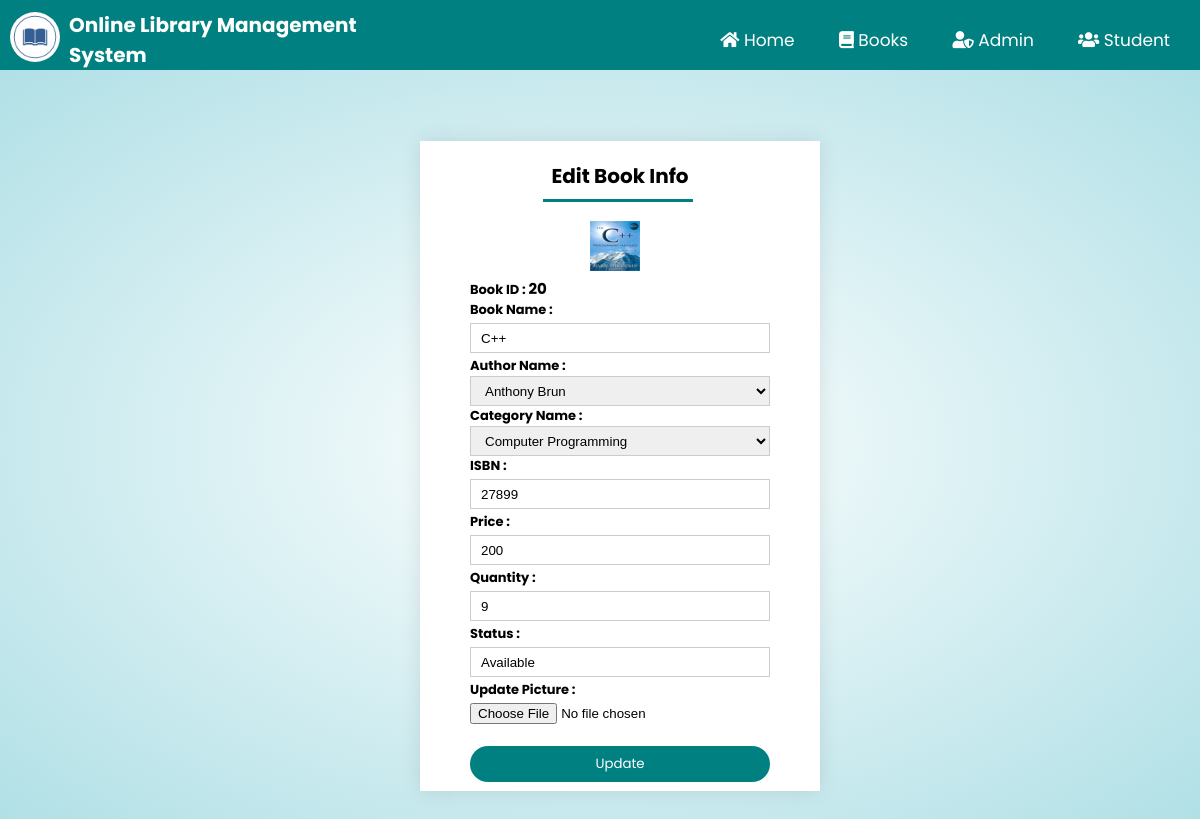
Screenshot of /edit_book.php?ed=20 with the database file from the repository.
### tables this page shows
CREATE TABLE `books` (
  `bookid` int(100) NOT NULL,
  `bookpic` varchar(500) NOT NULL,
  `bookname` varchar(100) NOT NULL,
  `authorid` int(100) NOT NULL,
  `categoryid` int(100) NOT NULL,
  `ISBN` varchar(100) NOT NULL,
  `price` int(100) NOT NULL,
  `quantity` int(100) NOT NULL,
  `status` varchar(100) NOT NULL
);

CREATE TABLE `authors` (
  `authorid` int(111) NOT NULL,
  `authorname` varchar(111) NOT NULL
);

CREATE TABLE `category` (
  `categoryid` int(111) NOT NULL,
  `categoryname` varchar(111) NOT NULL
);

### edit_book.php (the view, shortened to what this page needs)
<?php
	include "connection.php";
    include "admin_navbar.php";
?>
<!DOCTYPE html>
<html lang="en">
<head>
    <link rel="stylesheet" href="https://cdnjs.cloudflare.com/ajax/libs/font-awesome/5.15.2/css/all.min.css" />
    <link rel="stylesheet" href="style.css?v=<?php echo time(); ?>">
</head>
<body>
    <div class="edit-profile-container">
        <?php
			$id=$_GET['ed'];
			$q= "SELECT books.bookpic,books.bookid,books.bookname,authors.authorid,authors.authorname,category.categoryid,category.categoryname,books.ISBN,books.price,quantity,status from  `books`join `authors` on authors.authorid=books.authorid join `category` on category.categoryid=books.categoryid where bookid=$id";
			$res=mysqli_query($db,$q) or die(mysqli_error());
			while($row=mysqli_fetch_assoc($res))
			{
				$bookid=$row['bookid'];
                $pic=$row['bookpic'];
				$bookname=$row['bookname'];
				$authorid=$row['authorid'];
				$categoryid=$row['categoryid'];
				$authorname=$row['authorname'];
				$categoryname=$row['categoryname'];
				$ISBN=$row['ISBN'];
				$price=$row['price'];
				$quantity=$row['quantity'];
				$status=$row['status'];
			}
	    ?>
        <div class="form form-book">
            <div class="form-container edit-form-container edit-book-container">
                <div class="form-btn">
                    <span onclick="login()" style="width: 100%;">Edit Book Info</span>
                    <hr id="indicator" class="add-author">
                </div>
                <form action="" id="loginform" method="post" enctype="multipart/form-data">
                    <div class="label book-img">
                        <?php echo "<img width='50px' height='50px' src='images/".$pic."'>"?>
                    </div>
                    <div class="label">
                        <label for="studentid">Book ID : </label>
                        <b style="font-size: 15px;">
                        <?php
			                echo $bookid;
			            ?>
                    </b><br>
                    </div>
                    <div class="label">
                        <label for="bookname">Book Name : </label>
                    </div>
                    <input type="text"  name="bookname" value="<?php echo $bookname; ?>">
                    <div class="label">
                        <label for="authorname">Author Name : </label>
                    </div>
                    <select class="form-control" name="authorname" >
                        <option value="<?php echo $authorid;?>"><?php echo $authorname;?></option>
                    </select>
                    <div class="label">
                        <label for="authorname">Category Name : </label>
                    </div>
                    <select class="form-control" name="categoryname">
                        <option value="<?php echo $categoryid;?>"><?php echo $categoryname;?></option>
                    </select>
                    <div class="label">
                        <label for="ISBN">ISBN : </label>
                    </div>
                    <input type="text"  name="ISBN" value="<?php echo $ISBN; ?>">
                    <div class="label">
                        <label for="price">Price : </label>
                    </div>
                    <input type="text"  name="price" value="<?php echo $price; ?>">
                    <div class="label">
                        <label for="quantity">Quantity : </label>
                    </div>
                    <input type="text"  name="quantity" value="<?php echo $quantity; ?>">
                    <div class="label">
                        <label for="status">Status : </label>
                    </div>
                    <input type="text"  name="status" value="<?php echo $status; ?>">
                    <div class="label">
                        <label for="pic">Update Picture :</label>
                    </div>
                    <input type="file"  name="file" class="file">
                    <button type="submit" class="btn" name="submit">Update</button>
                </form>
            </div>
        </div>
    </div>
</body>
</html>

### style.css (style rules this page uses)
html { scroll-behavior: smooth; }
* { margin: 0; padding: 0; box-sizing: border-box; }
body { font-family: 'Poppins', sans-serif; }
.btn { font-family: 'Poppins', sans-serif; }
.form { position: absolute; top: 55%; left: 35%; transform: translateY(-50%); text-align: center; }
.form-container { background: #fff; width: 400px; height: 500px; position: relative; padding: 20px 0; margin: auto; box-shadow: 0 0 20px 0px rgba(0,0,0,0.1); overflow: hidden; }
.form-container span { font-weight: bold; padding: 0 10px; cursor: pointer; width: 150px; display: inline-block; }
.form-btn { display: inline-block; }
.form-btn span { font-size: 20px; font-weight: bold; }
.form-container form { max-width: 400px; padding: 0 20px; position: absolute; top: 100px; transition: 1s; }
form input { width: 300px; height: 30px; margin: 10px 0; padding: 0 10px; border: 1px solid #ccc; }
form .form-control { width: 300px; height: 30px; margin: 10px 0; padding: 0 10px; border: 1px solid #ccc; outline: none; }
.label { text-align: left; margin-left: 30px; font-size: 13px; }
form .btn { width: 300px; border: none; cursor: pointer; margin-top: 10px; margin-bottom: 10px; }
.edit-profile-container { background: radial-gradient(#fff,powderblue); width: 100%; padding-top: 50px; padding-bottom: 700px; }
.edit-profile-container .form label { text-align: left; font-weight: bold; }
.edit-profile-container .form-container { height: 450px; margin-top: 50px; }
.edit-profile-container .edit-form-container { height: 550px; }
.file { border: none; text-align: left; margin-left: -20px; }
.edit-book-container form input { margin: 3px 0; }
.edit-book-container .form-control { margin: 0; }
.edit-profile-container .edit-book-container { height: 650px; margin-top: 30px; }
.edit-book-container form { top: 80px; }
.edit-book-container .file { margin-left: -20px; }
.book-img { margin-left: 150px; }
#loginform { left: 0; }
.btn { display: inline-block; background-color: teal; color: #fff; padding: 8px 30px; border-radius: 30px; transition: background-color 0.4s; outline: none; }
#indicator { width: 150px; border: none; background: teal; height: 3px; margin-top: 8px; transition: 1s; transform: translateX(10px); }
.add-author { margin-right: 25px; }

### rows the page displays
books: bookpic (picture), bookid "20", bookname "C++", authorname "Anthony Brun", categoryname "Computer Programming", ISBN "27899", price "200", quantity "9", status "Available"
